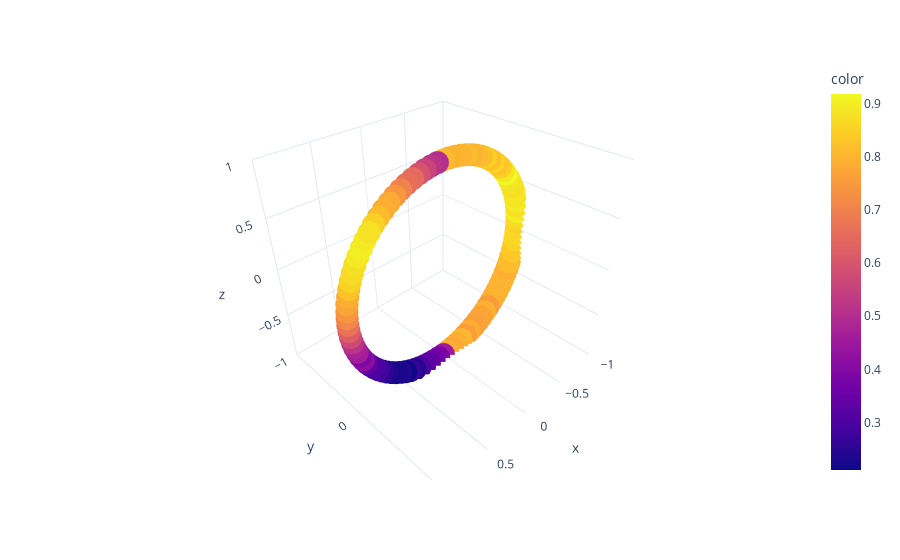

Notebook code cell kept with this figure:
### Code cell
#FIDELITY OF FIRST COPY
# Make data.
thetas=data_sheet["θ"]
phis=data_sheet["ϕ"]
x, y, z = np.cos(phis) * np.sin(thetas), np.sin(phis) * np.sin(thetas), np.cos(thetas);

# Plot the surface. F_measured/F_theory
df = px.data.iris()
fig = px.scatter_3d(df, x, y, z, color=data_sheet.prob_0_qubit_0, template="plotly_white")
fig.update_layout(
    scene = dict(
        xaxis = dict(range=[-1,1],),
        yaxis = dict(range=[-1,1],),
        zaxis = dict(range=[-1,1],)
    )
)
fig.update_layout(scene_aspectmode='cube')
fig.show()
print("Number of points: ", len(x))
print("Average fidelity: ", np.average(data_sheet.prob_0_qubit_0))
print("Standard deviation: ", np.std(data_sheet.prob_0_qubit_0))
